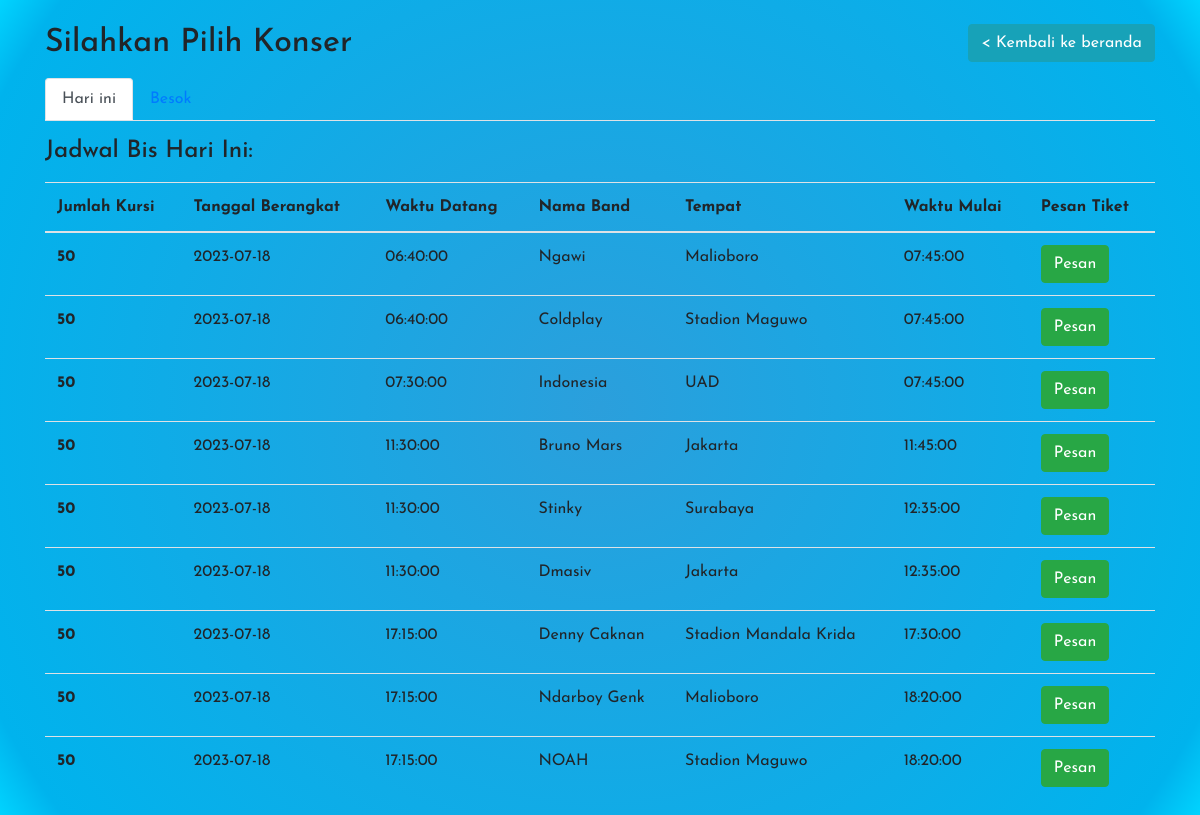
Page /pesantiket.php (signed in) on the committed database.
### tables this page shows
CREATE TABLE `bus` (
  `konserID` int(11) NOT NULL,
  `ruteID` int(11) NOT NULL,
  `jumlah_kursi` int(11) NOT NULL,
  `tglKonser` date DEFAULT NULL,
  `wktKonser` time DEFAULT NULL
);

CREATE TABLE `rute` (
  `ruteID` int(11) NOT NULL,
  `wktKonser` time DEFAULT NULL,
  `wktTiba` time DEFAULT NULL,
  `asal` varchar(30) DEFAULT NULL,
  `tujuan` varchar(30) DEFAULT NULL,
  `kapasitas` int(11) DEFAULT NULL
);

### pesantiket.php (the view, shortened to what this page needs)
<!DOCTYPE HTML>
<html>
<head>
<?php
require 'components/header.php';
?>
</head>
<body>
	<div class="container">
    <div class="row">
      <div class="col-md col-sm-3 text-left mt-4">
		<h2>Silahkan Pilih Konser</h2>
      </div>
      <div class="col-md col-sm-3 mt-4 text-right">
      <p>	<button type="button" class="btn btn-info" onclick=location.href='beranda.php'>< Kembali ke beranda</button> <p>
      </div>
    </div>
			<ul class="nav nav-tabs">
				<li class="active">
					<a data-toggle="tab" class="nav-link active" href="#today">Hari ini</a>
				</li>
				<li>
					<a data-toggle="tab" class="nav-link" href="#tomorrow">Besok</a>
				</li>
			</ul>
	<div class="tab-content">
		<div id="today" class="tab-pane fade show active">
			<p><h4>Jadwal Bis Hari Ini:</h4><p>
			<?php
			createTable();
			function createTable()
			{
				require 'components/db-ts.php';
				$sql_instance = "SELECT * FROM bus JOIN rute ON rute.ruteID=bus.ruteID WHERE tglKonser = CURDATE() ORDER BY bus.wktKonser ASC;";
				$result = $koneksi->query($sql_instance);
				if ($result->num_rows > 0) {
					echo '<div class="table-responsive-sm">
                <table class="table">
							    <thead>
							      <tr>
							        <th>Jumlah Kursi</th>
											<th>Tanggal Berangkat</th>
							        <th>Waktu Datang</th>
							        <th>Nama Band</th>
							        <th>Tempat</th>
							        <th>Waktu Mulai</th>
							        <th>Pesan Tiket</th>
							      </tr>
							    </thead>
							    <tbody>';
					while ($row = $result->fetch_assoc()) {
						echo '<tr>
                    <th>' . $row["jumlah_kursi"] . '</td>
										<td>' . $row["tglKonser"] . '</td>
                    <td>' . $row["wktKonser"] . '</td>
                    <td>' . $row["asal"] . '</td>
                    <td>' . $row["tujuan"] . '</td>
                    <td>' . $row["wktTiba"] . '</td>';
						if ($row['jumlah_kursi'] > 15) {
							echo '<td><a href="simpan-tiket.php?bis=' . $row["konserID"] . '" class="btn btn-success" role="button">Pesan</a></td>
                  </tr>';
						} elseif ($row['jumlah_kursi'] > 0) {
							echo '<td><a href="simpan-tiket.php?bis=' . $row["konserID"] . '" class="btn btn-warning" role="button">Pesan</a></td>
                  </tr>';
						} else {
							echo '<td><a href="simpan-tiket.php?bis=' . $row["konserID"] . '" class="btn btn-danger disabled" role="button">Habis</a></td>
                  </tr>';
						}
					}
					echo '</tbody> </table> </div>';
				}
			}
			?>
		</div>
	</div>
</div>
</body>

### components/header.php (shortened to what this page needs)
<link rel="stylesheet" href="https://maxcdn.bootstrapcdn.com/bootstrap/4.0.0/css/bootstrap.min.css">

### pesantiket.php (style rules this page uses)
body { background: rgb(43,159,220); background: radial-gradient(circle, rgba(43,159,220,1) 0%, rgba(0,179,237,1) 93%, rgba(0,212,255,1) 100%); font-family: 'Josefin Sans', sans-serif; }

### rows in the picture
bus: jumlah_kursi "50", tglKonser "2023-07-18", ruteID.wktKonser "06:40:00", ruteID.asal "Ngawi", ruteID.tujuan "Malioboro", ruteID.wktTiba "07:45:00"
bus: jumlah_kursi "50", tglKonser "2023-07-18", ruteID.wktKonser "06:40:00", ruteID.asal "Coldplay", ruteID.tujuan "Stadion Maguwo", ruteID.wktTiba "07:45:00"
bus: jumlah_kursi "50", tglKonser "2023-07-18", ruteID.wktKonser "07:30:00", ruteID.asal "Indonesia", ruteID.tujuan "UAD", ruteID.wktTiba "07:45:00"
bus: jumlah_kursi "50", tglKonser "2023-07-18", ruteID.wktKonser "11:30:00", ruteID.asal "Bruno Mars", ruteID.tujuan "Jakarta", ruteID.wktTiba "11:45:00"
bus: jumlah_kursi "50", tglKonser "2023-07-18", ruteID.wktKonser "11:30:00", ruteID.asal "Stinky", ruteID.tujuan "Surabaya", ruteID.wktTiba "12:35:00"
bus: jumlah_kursi "50", tglKonser "2023-07-18", ruteID.wktKonser "11:30:00", ruteID.asal "Dmasiv", ruteID.tujuan "Jakarta", ruteID.wktTiba "12:35:00"
bus: jumlah_kursi "50", tglKonser "2023-07-18", ruteID.wktKonser "17:15:00", ruteID.asal "Denny Caknan", ruteID.tujuan "Stadion Mandala Krida", ruteID.wktTiba "17:30:00"
bus: jumlah_kursi "50", tglKonser "2023-07-18", ruteID.wktKonser "17:15:00", ruteID.asal "Ndarboy Genk", ruteID.tujuan "Malioboro", ruteID.wktTiba "18:20:00"
bus: jumlah_kursi "50", tglKonser "2023-07-18", ruteID.wktKonser "17:15:00", ruteID.asal "NOAH", ruteID.tujuan "Stadion Maguwo", ruteID.wktTiba "18:20:00"
